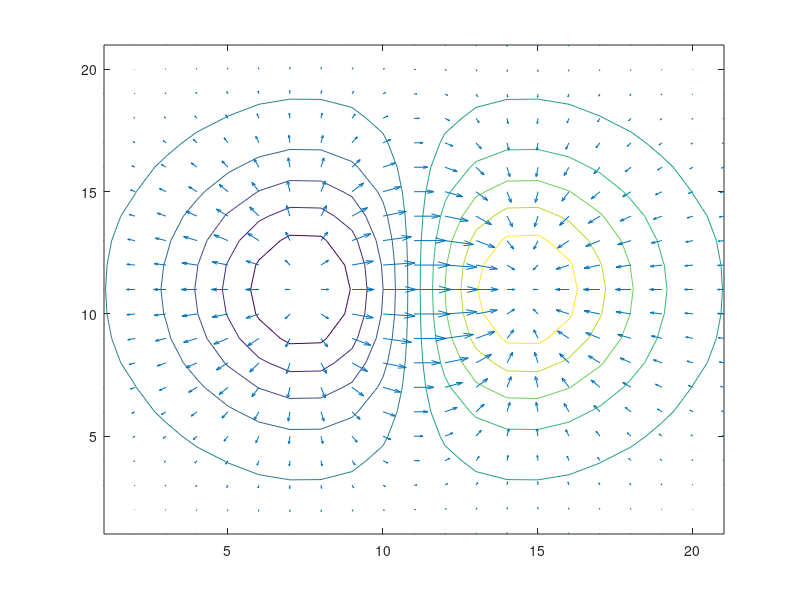

This figure's MATLAB source:
% hydro stream function
clear all
fun=@(x,y,C,a)(C-2*a*y/(x.^2+y.^2-a^2));
a=1;
nC=2;
C=linspace(1,1,nC);
nx=100;
x=linspace(-1,1,nx);
for p=1:nC
    for k=1:nx
        X(p,k)=fzero(@(y)fun(x(k),y,C(p),a),1);
    end
end

for p=1:nC
    plot(x,X(p,:)); hold 'on';
end

%% straight flow + circulation

v0=1;
s2p=2;
dx=0.3;
dy=dx;
x=-2.5:dx:2.5;
y=-2:dy:5;
[X Y]=meshgrid(x,y);

pot=@(a,b,v0,s2p)(-v0*b+s2p*2*log(a.^2+b.^2));
stream=@(a,b,v0,s2p)(-v0*a-s2p*atan(b./a));
Z=pot(X,Y,v0,s2p);
Z2=stream(X,Y,v0,s2p);
[DX,DY]=gradient(Z,dx,dy);
contour(X,Y,Z)
hold on;
contour(X,Y,Z2)
hold on;
quiver(X,Y,DX,DY)
hold off
%% only source

v0=1;
s2p=3;
db=0;
da=2;
dx=0.3;
dy=dx;
edge=5;
x=-edge:dx:edge;
y=-edge:dy:edge;
[X Y]=meshgrid(x,y);

pot=@(a,b,da,db,v0,s2p)(s2p*2*log((a-da).^2+(b-db).^2));
stream=@(a,b,da,db,v0,s2p)(-0*v0*b/10000.5-s2p*atan((b-db)./(a-da)));
Z=pot(X,Y,-da,0,v0,-s2p)+pot(X,Y,da,0,v0,s2p);
Z2=stream(X,Y,-da,db,v0,-s2p)+stream(X,Y,da,db,v0,s2p);
[DX,DY]=gradient(Z);

quiver(X,Y,DX,DY,'linewidth',1);
hold on;
contour(X,Y,Z)
hold on;
contour(X,Y,Z2)
hold off
%%
[x,y] = meshgrid(-2:.2:2, -2:.2:2);
z = x .* exp(-x.^2 - y.^2);
[px,py] = gradient(z,.2,.2);
contour(z), hold on, quiver(px,py), hold off
